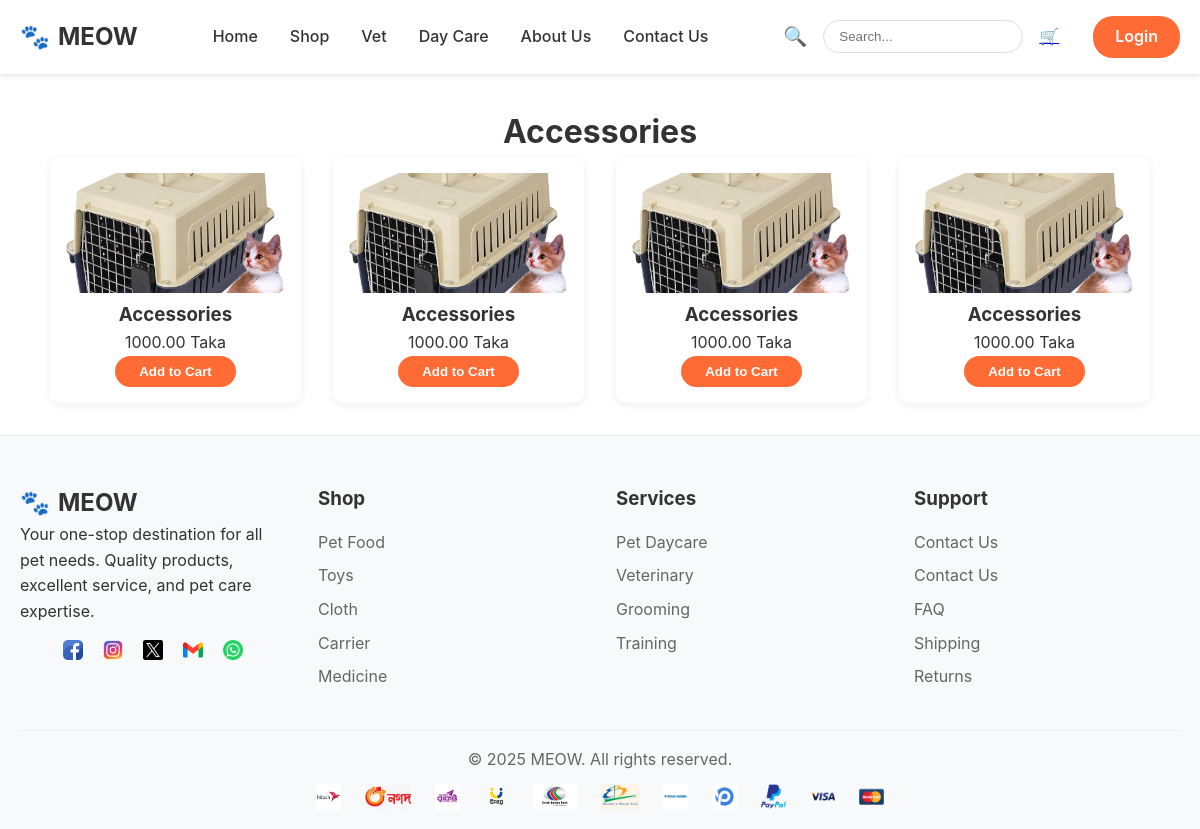
Page /shop/carrier/ on the committed database.
### shop/models.py (models this page shows, shortened)
class Product(models.Model):
    name   = models.CharField(max_length=120)
    category = models.ForeignKey(Category, on_delete=models.SET_NULL, null=True, blank=True)
    price  = models.DecimalField(max_digits=10, decimal_places=2)
    stock  = models.PositiveIntegerField(default=0)
    description = models.TextField(blank=True)
    image  = models.ImageField(upload_to="products/", blank=True)

### shop/views.py (the view)
# urls.py: path("carrier/", views.carrier, name="carrier"),  # Add URL pattern for 'carrier' page
def carrier(request):
    carriers = Product.objects.filter(category__name__iexact='Carrier')
    return render(request, 'shop/carrier.html', {'carriers': carriers})

### templates/shop/carrier.html (shortened to what this page needs)
{% extends "base.html" %}
{% load static %}
{% block content %}
<main class="main-content" style="max-width:1100px;margin:2rem auto;">
    <h1 style="text-align:center;">Accessories</h1>
    <div style="display:grid;grid-template-columns:repeat(auto-fit,minmax(220px,1fr));gap:2rem;">
        {% for carrier in carriers %}
        <div style="background:#fff;padding:1rem;border-radius:10px;box-shadow:0 2px 8px rgba(0,0,0,0.07);text-align:center;transition:transform 0.3s, box-shadow 0.3s;cursor:pointer;" onmouseover="this.style.transform='translateY(-5px)';this.style.boxShadow='0 6px 15px rgba(0,0,0,0.15)';" onmouseout="this.style.transform='translateY(0)';this.style.boxShadow='0 2px 8px rgba(0,0,0,0.07)';">
            <img src="{{ carrier.image.url }}" alt="{{ carrier.name }}" style="width:100%;height:120px;object-fit:cover;border-radius:8px;">
            <h3>{{ carrier.name }}</h3>
            <p>{{ carrier.price }} Taka</p>
            {% if user.is_authenticated and user.user_type == "seller" %}
                <div style="display:flex;flex-direction:column;align-items:center;gap:8px;">
                    <form method="post" action="{% url 'shop:update_product' carrier.id %}" style="width:100%;">
                        {% csrf_token %}
                        <button type="submit" style="background:#2c5f5f;color:#fff;padding:6px 18px;border:none;border-radius:16px;font-weight:600;cursor:pointer;width:100%;">Update</button>
                    </form>
                    <form method="post" action="{% url 'shop:delete_product' carrier.id %}" style="width:100%;">
                        {% csrf_token %}
                        <button type="submit" style="background:#ff6b35;color:#fff;padding:6px 18px;border:none;border-radius:16px;font-weight:600;cursor:pointer;width:100%;">Delete</button>
                    </form>
                </div>
            {% else %}
                <form method="post" action="{% url 'shop:add_to_cart' carrier.id %}">
                    <button type="submit" style="background:#ff6b35;color:#fff;padding:8px 24px;border:none;border-radius:20px;font-weight:600;cursor:pointer;">Add to Cart</button>
                </form>
            {% endif %}
        </div>
        {% endfor %}
    </div>
</main>
{% endblock %}

### templates/base.html (style rules this page uses)
* { margin: 0; padding: 0; box-sizing: border-box; }
body { font-family: -apple-system, BlinkMacSystemFont, 'Segoe UI', Roboto, Oxygen, Ubuntu, Cantarell, sans-serif; line-height: 1.6; color: #333; }

### rows in the picture
Product: image (picture), name "Accessories", price "1000.00"
Product: image (picture), name "Accessories", price "1000.00"
Product: image (picture), name "Accessories", price "1000.00"
Product: image (picture), name "Accessories", price "1000.00"
